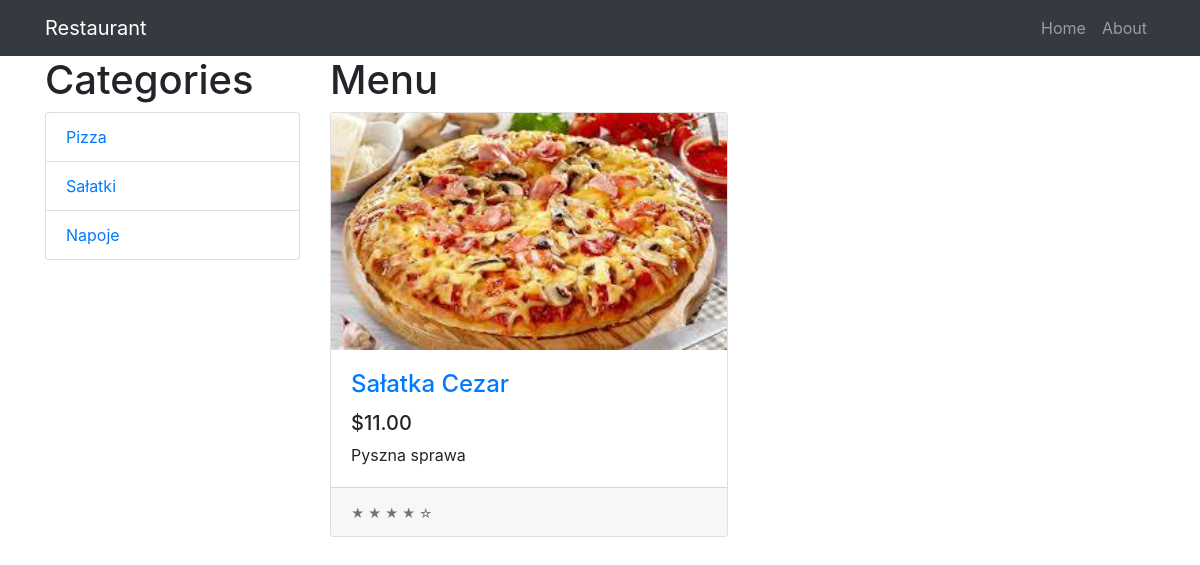
/menu/dishes/2, run on the app's committed database.
### menu/models.py (models this page shows, shortened)
class Category(models.Model):
    name = models.CharField(max_length=200)
    description = models.TextField(max_length=500, default="")
    class Meta:
        verbose_name_plural = "Categories"

class Dish(models.Model):
    name = models.CharField(max_length=200)
    description = models.TextField(max_length=500, default="")
    price = models.DecimalField(max_digits=10, decimal_places=2, default=0)
    pub_date = models.DateTimeField(auto_now=True)
    category = models.ForeignKey(Category, blank=True, null=True, on_delete=models.SET_NULL)
    image = models.ImageField(default="")
    class Meta:
        verbose_name_plural = "Dishes"

### menu/views.py (the view)
# urls.py: path("dishes/<int:category_id>", views.dishes_by_category, name="dishes_by_category"),
def dishes_by_category(request, category_id):
    categories = Category.objects.all()
    category = Category.objects.get(id=category_id)
    my_dishes = Dish.objects.filter(category=category)
    ctx = {
        "categories" :categories,
        "dishes": my_dishes,
    }
    return render(request, "menu.html", ctx)

### menu/templates/menu.html
{% extends 'base.html' %}
{% block content %}
        <div class="col-lg-3">
            <h1>Categories</h1>
            <div class="list-group">
                {% for category in categories %}
                <a href="{% url 'dishes_by_category' category.id %}" class="list-group-item">{{ category.name }}</a>
                {% endfor %}
            </div>
        </div>
        <div class="col-lg-9">
            <div class="row">
                <div class="col-lg-12">
                    <h1>Menu</h1>
                </div>
                {% for dish in dishes %}
                <div class="col-lg-6 col-md-6 mb-4">
                    <div class="card h-100">
                        <a href="#"><img class="card-img-top" src="{{ dish.image.url }}" alt=""></a>
                        <div class="card-body">
                            <h4 class="card-title">
                                <a href="#">{{ dish.name }}</a>
                            </h4>
                            <h5>${{dish.price}}</h5>
                            <p class="card-text">{{dish.description}}</p>
                        </div>
                        <div class="card-footer">
                            <small class="text-muted">&#9733; &#9733; &#9733; &#9733; &#9734;</small>
                        </div>
                    </div>
                </div>
                {% endfor %}
{% endblock %}

### data on the page
Category: name "Pizza"
Category: name "Sałatki"
Category: name "Napoje"
Dish: image (picture), name "Sałatka Cezar", price "11.00", description "Pyszna sprawa"
